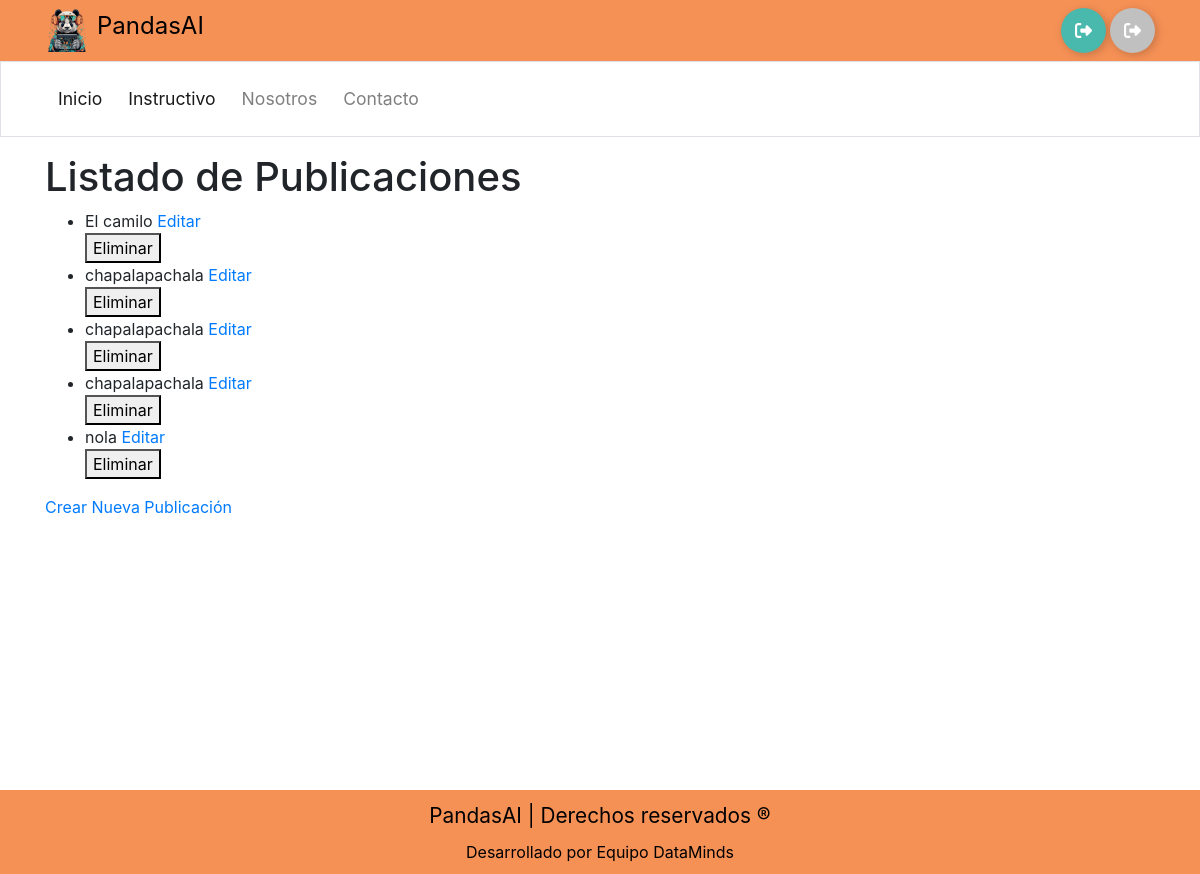
The page /listar_publicacion/ on the database as committed earlier.
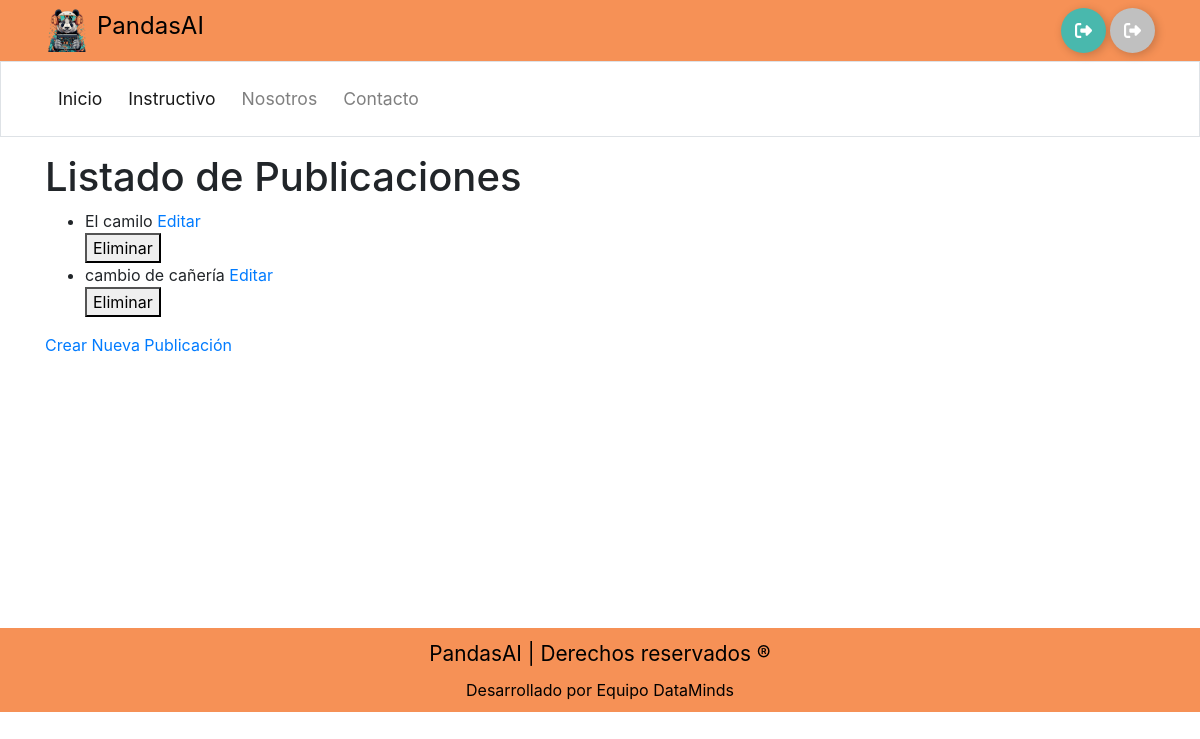
The same page on the database as committed later.
### home/models.py (models this page shows, shortened)
class Publicacion(models.Model):
    titulo = models.CharField(max_length=200)
    contenido = models.TextField()
    imagen = models.ImageField(upload_to='imagenes/')

### home/views.py (the view)
# urls.py: path('listar_publicacion/', views.listar_publicacion, name='listar_publicacion'),
def listar_publicacion(request):
    publicaciones = Publicacion.objects.all()
    return render(request, 'home/publicacion/listar_publicacion.html', {'publicaciones': publicaciones})

### templates/home/publicacion/listar_publicacion.html (shortened to what this page needs)
{% extends "base/layout.html" %}
{% block content %}
<body>
    <h1>Listado de Publicaciones</h1>
    <ul>
      {% for publicacion in publicaciones %}
        <li>
          {{ publicacion.titulo }}
          <a href="{% url 'actualizar_publicacion' publicacion.id %}">Editar</a>
          <form method="post" action="{% url 'eliminar_publicacion' publicacion.id %}">
            <button type="submit" onclick="return confirmarEliminar()">Eliminar</button>
          </form>
        </li>
      {% endfor %}
    </ul>
    <a href="{% url 'crear_publicacion' %}">Crear Nueva Publicación</a>
</body>
{% endblock %}

Rows that differ between the two databases and show on the page:
removed Publicacion: titulo "chapalapachala"
removed Publicacion: titulo "chapalapachala"
removed Publicacion: titulo "chapalapachala"
removed Publicacion: titulo "nola"
added Publicacion: titulo "cambio de cañería"
